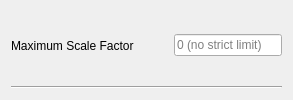
                <widget class="QWidget" name="widget__12_maxScaleFactor_2" native="true">
                 <property name="sizePolicy">
                  <sizepolicy hsizetype="Preferred" vsizetype="Maximum">
                   <horstretch>0</horstretch>
                   <verstretch>0</verstretch>
                  </sizepolicy>
                 </property>
                 <property name="toolTip">
                  <string>&lt;html&gt;&lt;head/&gt;&lt;body&gt;&lt;p&gt;Maximum factor for the scaling of the game window (the default of 0 means unlimited).
For example, 1.0 would allow no scaling and 2.0 allows twice the rendered size.</string>
                 </property>
                 <layout class="QVBoxLayout" name="verticalLayout_39">
                  <item>
                   <widget class="QWidget" name="widget_52" native="true">
                    <property name="sizePolicy">
                     <sizepolicy hsizetype="Preferred" vsizetype="Minimum">
                      <horstretch>0</horstretch>
                      <verstretch>0</verstretch>
                     </sizepolicy>
                    </property>
                    <layout class="QHBoxLayout" name="horizontalLayout_36" stretch="0,0,0">
                     <property name="spacing">
                      <number>0</number>
                     </property>
                     <property name="leftMargin">
                      <number>0</number>
                     </property>
                     <property name="topMargin">
                      <number>0</number>
                     </property>
                     <property name="rightMargin">
                      <number>0</number>
                     </property>
                     <property name="bottomMargin">
                      <number>0</number>
                     </property>
                     <item>
                      <widget class="QLabel" name="label_33">
                       <property name="text">
                        <string>Maximum Scale Factor</string>
                       </property>
                      </widget>
                     </item>
                     <item>
                      <spacer name="horizontalSpacer_35">
                       <property name="orientation">
                        <enum>Qt::Orientation::Horizontal</enum>
                       </property>
                       <property name="sizeHint" stdset="0">
                        <size>
                         <width>40</width>
                         <height>20</height>
                        </size>
                       </property>
                      </spacer>
                     </item>
                     <item>
                      <widget class="QLineEdit" name="lineEdit_maxScaleFactor">
                       <property name="sizePolicy">
                        <sizepolicy hsizetype="Fixed" vsizetype="Fixed">
                         <horstretch>0</horstretch>
                         <verstretch>0</verstretch>
                        </sizepolicy>
                       </property>
                       <property name="maxLength">
                        <number>4</number>
                       </property>
                       <property name="placeholderText">
                        <string>0 (no strict limit)</string>
                       </property>
                      </widget>
                     </item>
                    </layout>
                   </widget>
                  </item>
                  <item>
                   <widget class="Line" name="line_37">
                    <property name="orientation">
                     <enum>Qt::Orientation::Horizontal</enum>
                    </property>
                   </widget>
                  </item>
                 </layout>
                </widget>
